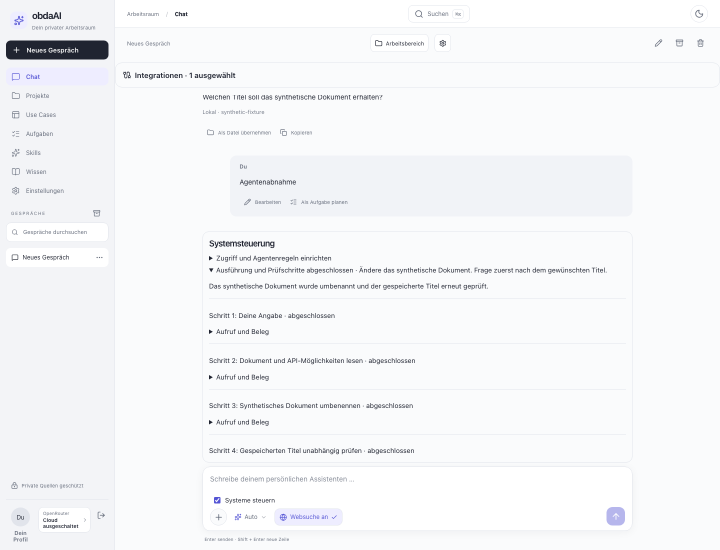
#> input picture assets/agentcontrol.png, 1440 x 1100 px (shown at 1/2 size)
$ python -i ocr_local.py   (imports and definitions only)
#> lines starting #> are read from the running program, lines starting #| are printed output that depends on the picture
#> further down, picture is the input picture: PIL image 1440x1100 RGB; mean R, G, B 245.2, 246.2, 248
"""Bounded local scan preparation; original documents are never rewritten."""

import math
from pathlib import Path

from PIL import Image, ImageOps, ImageStat

MAX_PIXELS = 12_000_000
MAX_EDGE = 5000
DPI = 300


# [6 lines left out: function raster_edge, not called in this run]


def _deskew(image: Image.Image) -> Image.Image:
    # Estimate horizontal text-line alignment on a tiny copy, never on the full
    # scan. A substantial improvement is required so photographs/tables are not
    # rotated based on weak evidence. Tesseract handles right-angle orientation.
    probe = image.copy()
    probe.thumbnail((500, 700))
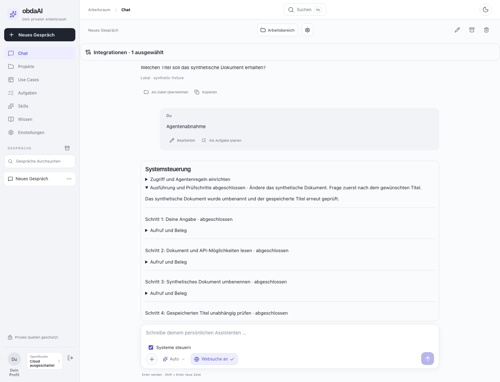
#> probe: PIL image 500x382 RGB; mean R, G, B 245.2, 246.2, 248
    ink = probe.point(lambda pixel: 255 if pixel < 160 else 0)
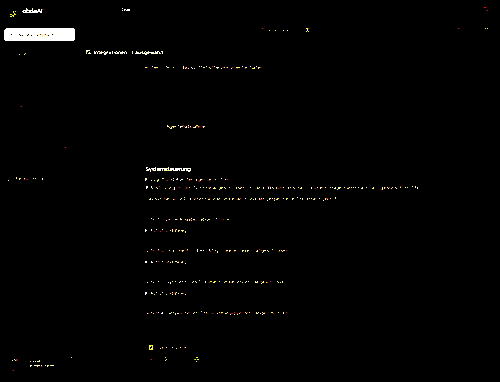
#> ink: PIL image 500x382 RGB; mean R, G, B 2.7, 2.5, 2

    def score(angle: float) -> float:
#> called with angle = 0
        candidate = ink.rotate(angle, resample=Image.Resampling.NEAREST, fillcolor=0)
        pixels = candidate.tobytes()
        width = candidate.width
#> width = 500
        rows = [sum(pixels[i : i + width]) / 255 for i in range(0, len(pixels), width)]
#> rows = 1146 values, max 213 at index 90, min 0 at index 0, mean 4.78
        return sum((rows[i] - rows[i - 1]) ** 2 for i in range(1, len(rows)))

    baseline = score(0)
#> baseline = 1372636
    if baseline == 0:
        return image
    best = max((score(step / 2), step / 2) for step in range(-6, 7))
#> call 4 of score, with angle = -2
#> in score (call 4), `candidate = ink.rotate(angle, resample=Image.Resampling.NEAREST, fillc..`:
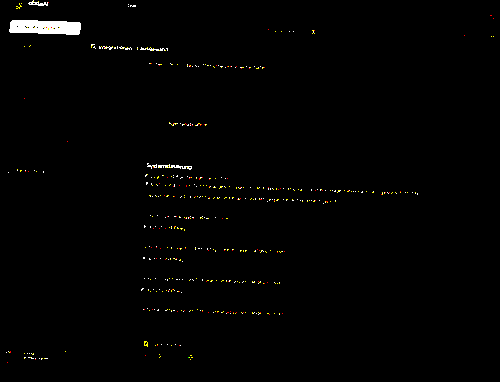
#> candidate: PIL image 500x382 RGB; mean R, G, B 2.7, 2.5, 2
#> in score (call 4), `rows = [sum(pixels[i : i + width]) / 255 for i in range(0, len(pixels)..`: rows = 1146 values, max 215 at index 87, min 0 at index 1, mean 4.77
#> in score (call 6), `candidate = ink.rotate(angle, resample=Image.Resampling.NEAREST, fillc..`:
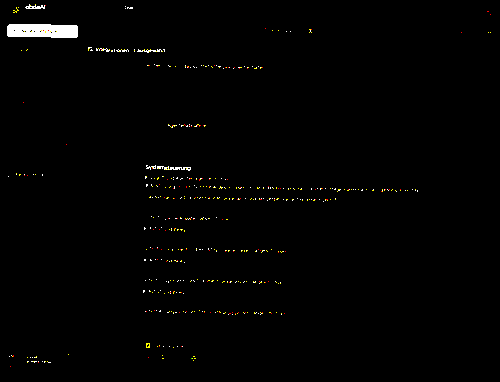
#> candidate: PIL image 500x382 RGB; mean R, G, B 2.7, 2.5, 2
#> in score (call 6), `rows = [sum(pixels[i : i + width]) / 255 for i in range(0, len(pixels)..`: rows = 1146 values, max 213 at index 78, min 0 at index 0, mean 4.78
#> in score (call 10), `candidate = ink.rotate(angle, resample=Image.Resampling.NEAREST, fillc..`:
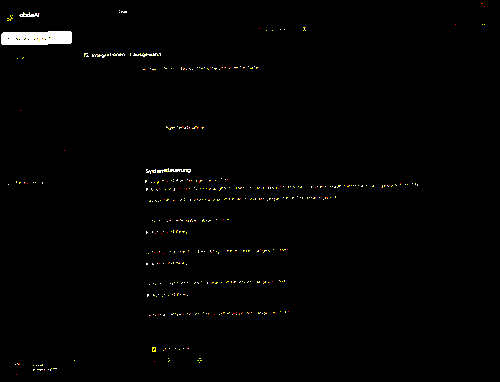
#> candidate: PIL image 500x382 RGB; mean R, G, B 2.7, 2.5, 2
#> in score (call 10), `rows = [sum(pixels[i : i + width]) / 255 for i in range(0, len(pixels)..`: rows = 1146 values, max 213 at index 102, min 0 at index 0, mean 4.78
#> in score (call 12), `candidate = ink.rotate(angle, resample=Image.Resampling.NEAREST, fillc..`:
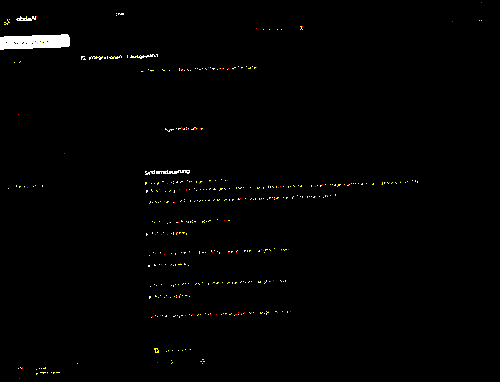
#> candidate: PIL image 500x382 RGB; mean R, G, B 2.7, 2.5, 2
#> in score (call 12), `rows = [sum(pixels[i : i + width]) / 255 for i in range(0, len(pixels)..`: rows = 1146 values, max 210 at index 111, min 0 at index 0, mean 4.75
#> in score (call 14), `candidate = ink.rotate(angle, resample=Image.Resampling.NEAREST, fillc..`:
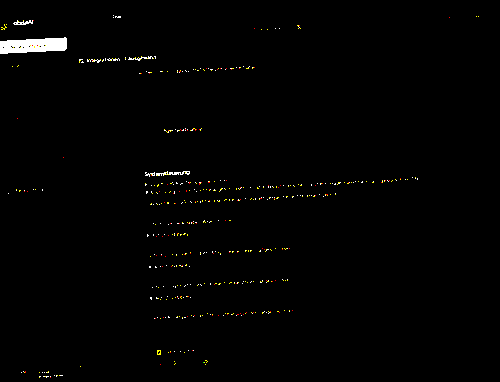
#> candidate: PIL image 500x382 RGB; mean R, G, B 2.7, 2.5, 2
#> in score (call 14), `rows = [sum(pixels[i : i + width]) / 255 for i in range(0, len(pixels)..`: rows = 1146 values, max 201 at index 123, min 0 at index 0, mean 4.66
#> best = (1372636, 0)
    if abs(best[1]) >= 0.5 and best[0] > baseline * 1.3:
        return image.rotate(best[1], resample=Image.Resampling.BICUBIC, fillcolor=255)
    return image


# [41 lines left out: functions prepare, needs_ocr, not called in this run]

>>> from PIL import Image
>>> picture = Image.open('../../assets/agentcontrol.png')
>>> result = _deskew(picture)

$ run again, on assets/answermodes.png
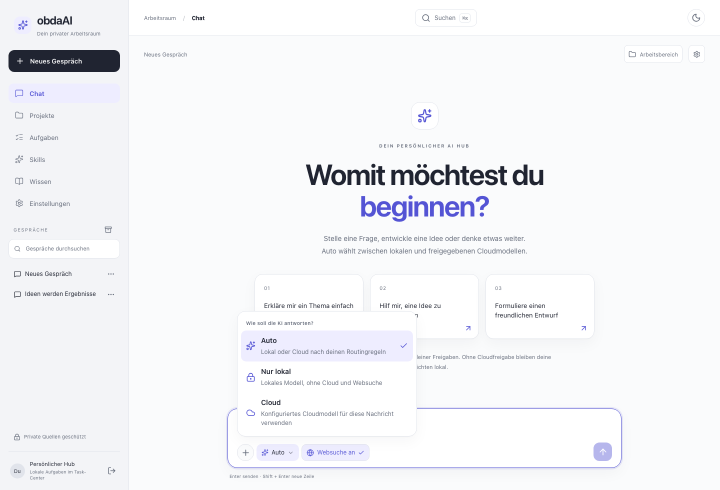
#> input picture assets/answermodes.png, 1440 x 980 px (shown at 1/2 size)
#> picture is the input picture: PIL image 1440x980 RGB; mean R, G, B 244.1, 244.9, 247.5
#> in _deskew, `ink = probe.point(lambda pixel: 255 if pixel < 160 else 0)`:
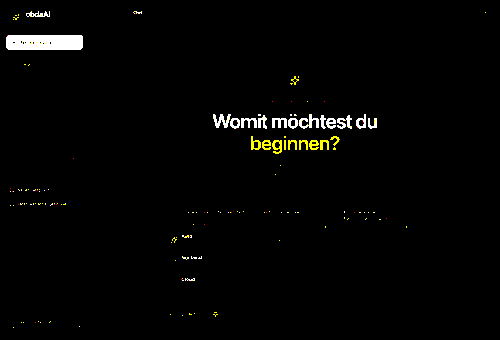
#> ink: PIL image 500x340 RGB; mean R, G, B 4.6, 4.6, 3.6
#> rows = 1020 values, max 288 at index 358, min 0 at index 0, mean 8.35
#> baseline = 2463946
#> in score (call 14), `candidate = ink.rotate(angle, resample=Image.Resampling.NEAREST, fillc..`:
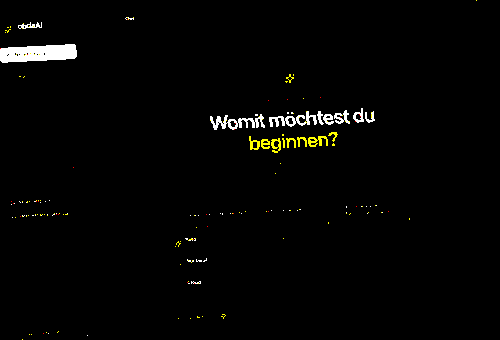
#> candidate: PIL image 500x340 RGB; mean R, G, B 4.6, 4.6, 3.6
#> rows = 1020 values, max 231 at index 150, min 0 at index 0, mean 8.34
#> best = (2463946, 0)

$ run again, on assets/appearance.png
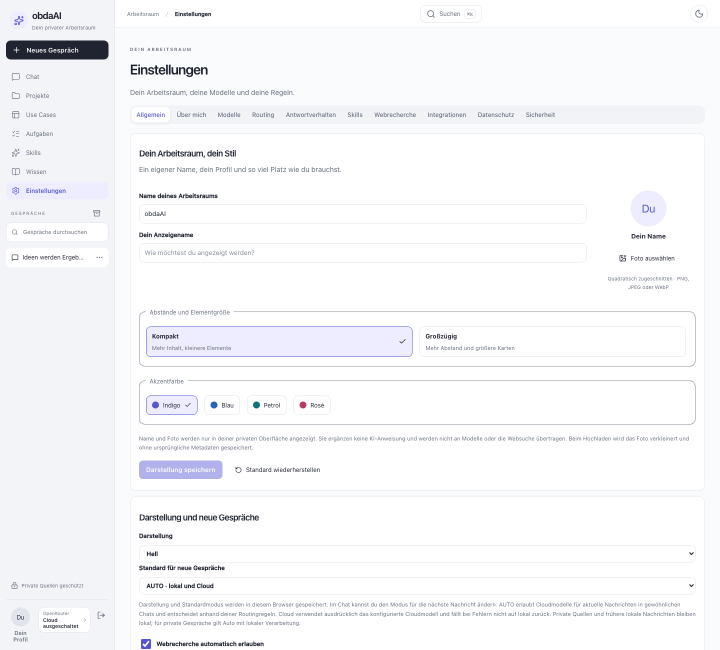
#> input picture assets/appearance.png, 1440 x 1300 px (shown at 1/2 size)
#> picture is the input picture: PIL image 1440x1300 RGB; mean R, G, B 247.2, 247.6, 249.5
#> in _deskew, `ink = probe.point(lambda pixel: 255 if pixel < 160 else 0)`:
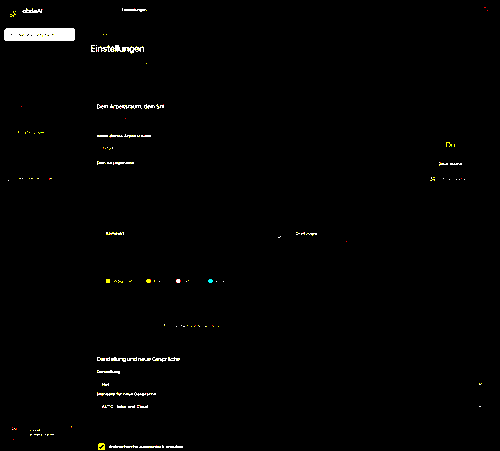
#> ink: PIL image 500x451 RGB; mean R, G, B 2.8, 2.8, 2.5
#> rows = 1353 values, max 213 at index 90, min 0 at index 0, mean 5.26
#> baseline = 1848988
#> in score (call 14), `candidate = ink.rotate(angle, resample=Image.Resampling.NEAREST, fillc..`:
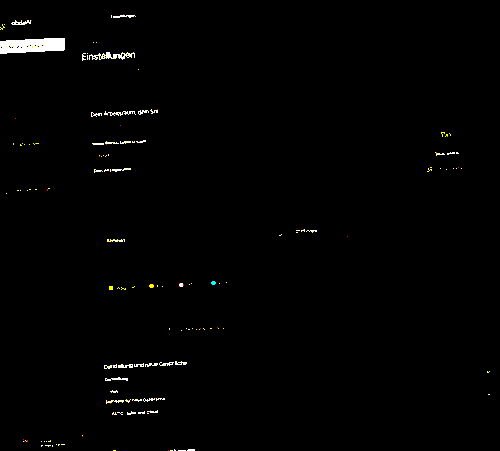
#> candidate: PIL image 500x451 RGB; mean R, G, B 2.6, 2.5, 2.3
#> rows = 1353 values, max 199 at index 126, min 0 at index 0, mean 4.82
#> best = (1873180, -0.5)

$ run again, on assets/chat.png
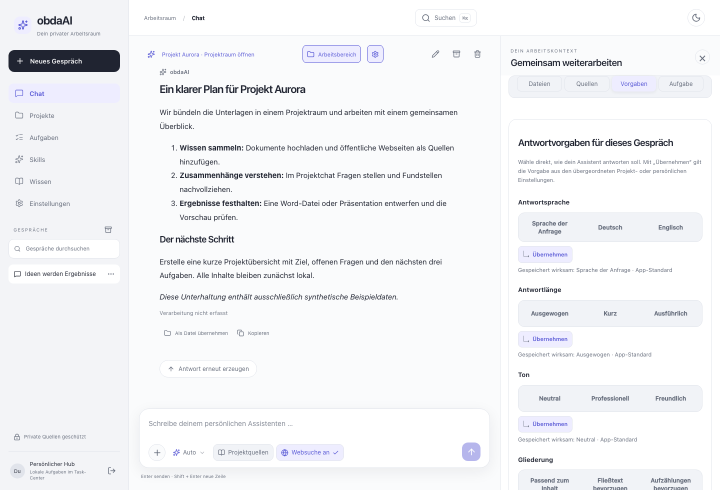
#> input picture assets/chat.png, 1440 x 980 px (shown at 1/2 size)
#> picture is the input picture: PIL image 1440x980 RGB; mean R, G, B 242.9, 243.8, 246
#> rows = 1020 values, max 246 at index 296, min 0 at index 0, mean 10.18
#> baseline = 2207397
#> in score (call 14), `candidate = ink.rotate(angle, resample=Image.Resampling.NEAREST, fillc..`:
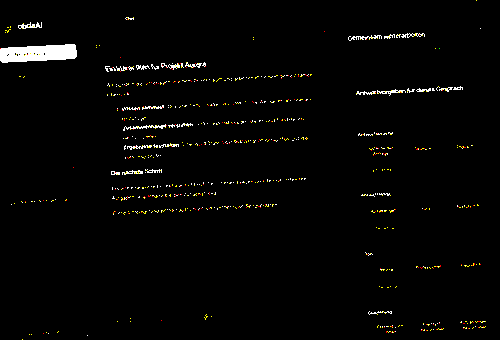
#> candidate: PIL image 500x340 RGB; mean R, G, B 5.8, 5.4, 4.4
#> rows = 1020 values, max 231 at index 150, min 0 at index 0, mean 10.17
#> best = (2214808, -1)
